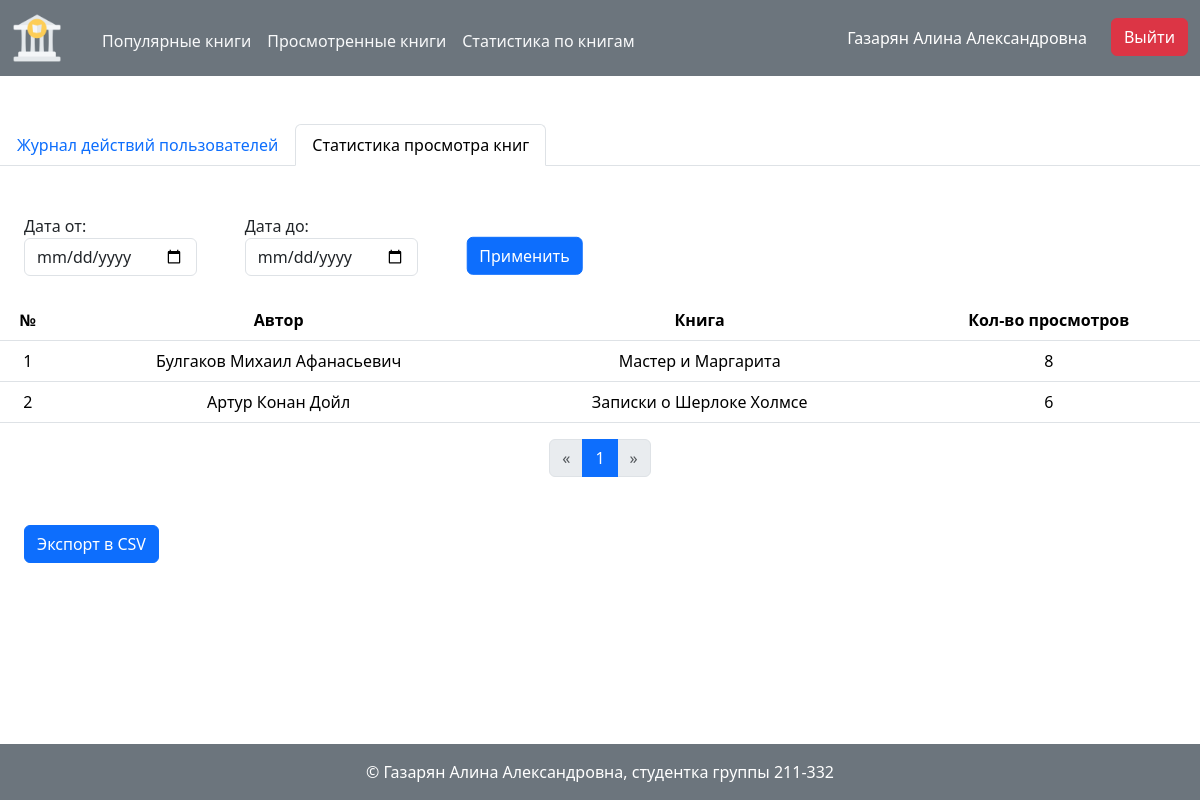
Page /history/books_statistic (signed in) on the earlier database version.
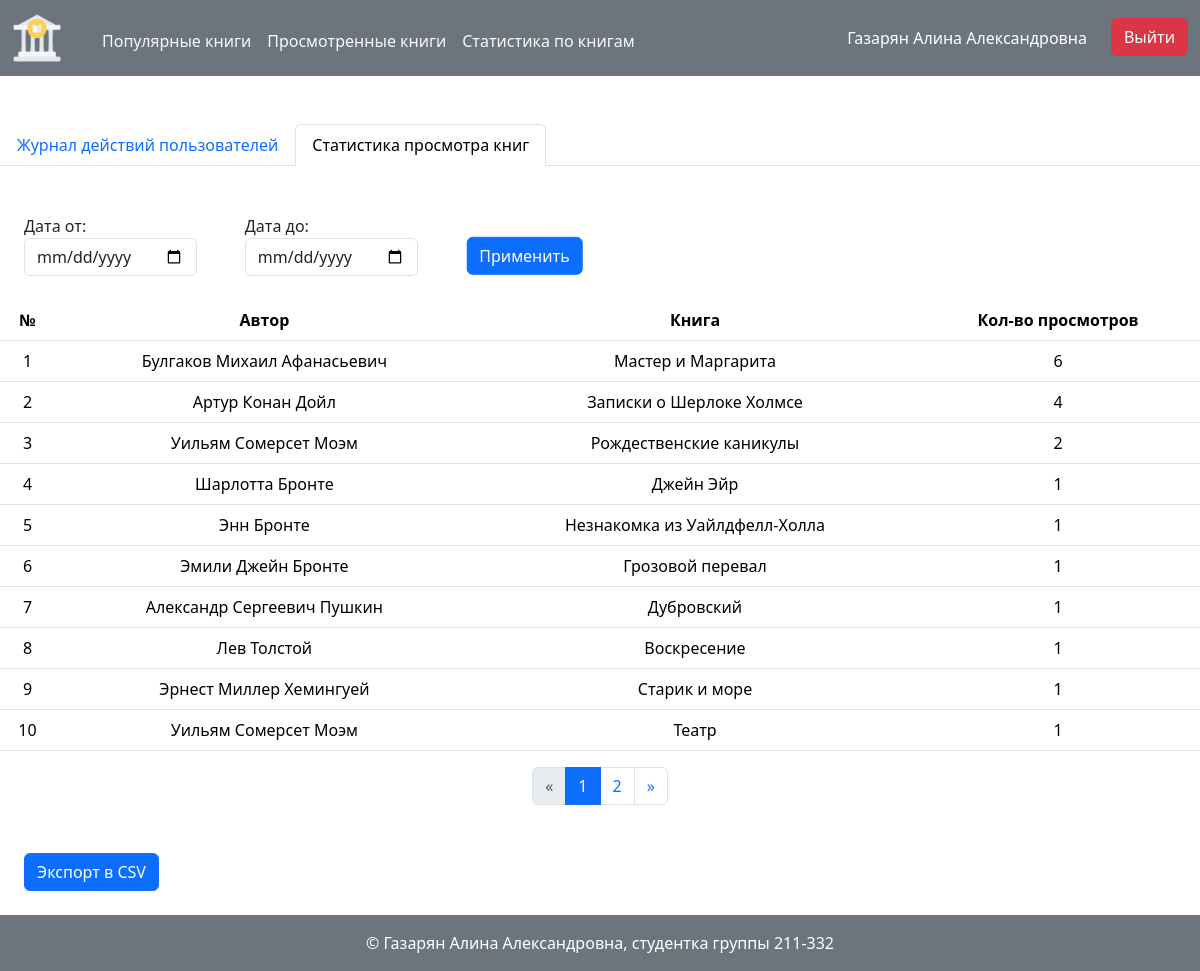
Same page on the later database version.
### models.py (models this page shows, shortened)
class Book(db.Model):
    __tablename__='books'
    id: Mapped[int]=mapped_column(primary_key=True)
    name: Mapped[str]=mapped_column(String(100), unique=True)
    short_desc: Mapped[str]=mapped_column(Text, nullable=False)
    year: Mapped[int]=mapped_column(String(10), nullable=False)
    publisher: Mapped[str]=mapped_column(String(100), nullable=False)
    author: Mapped[str]=mapped_column(String(100), nullable=False)
    volume: Mapped[int]=mapped_column(nullable=False)
    cover_id: Mapped[int]=mapped_column(ForeignKey('images.id'))
    review_of_book: Mapped[List['Review']]=relationship(back_populates='book', cascade='all, delete')
    history_of_book: Mapped[List['History']]=relationship(back_populates='book', cascade='all, delete')

### history.py (the view, shortened to what this page needs)
@bp.route('/books_statistic', methods=['GET', 'POST'])
@login_required
@permission_check('check_logs')
def books_statistic():
    session['save_input_data'] = {}
    page = request.args.get('page', 1, type=int)
    all_records = History.query.with_entities(History.book_id,
        func.count(History.book_id).label('count')).filter(
        History.user_id.isnot(-1)).group_by(
        History.book_id).order_by(desc('count'))
    records = all_records
    pagination = records.paginate(page=page, per_page=PER_PAGE)
    records = pagination.items
    data = list()
    for book_id, count in records:
        book = db.session.query(Book).filter(Book.id == book_id).first()
        data.append({
            'author': book.author,
            'name': book.name,
            'count': count
        })
    all_data = list()
    for book_id, count in all_records:
        book = db.session.query(Book).filter(Book.id == book_id).first()
        all_data.append({
            'author': book.author,
            'name': book.name,
            'count': count
        })
    if request.args.get('download_csv_file'):
        f = make_file(all_data, ['author', 'name', 'count'])
        return send_file(f, mimetype='text/csv', as_attachment=True, download_name='books_statistic.csv')
    return render_template(
        'history/books_statistic.html',
        pagination=pagination,
        data=data
    )

### auth.py (called while the page is built)
def load_user(user_id):
    user = db.session.execute(db.select(User).filter_by(id=user_id)).scalar()
    return user

def permission_check(action):
    def decor(function):
        @functools.wraps(function)
        def wrapper(*args, **kwargs):
            user_id = kwargs.get('user_id')
            user = None
            if user_id:
                user = load_user(user_id)
            if not current_user.can(action, user):
                flash('У вас недостаточно прав для выполнения данного действия', 'warning')
                return redirect(url_for('index'))
            return function(*args, **kwargs)
        return wrapper
    return decor

### models.py (called while the page is built)
    @property
    def is_admin(self):
        return self.role.name == 'Администратор'

    def can(self, action, record = None):
        users_policy = UsersPolicy(record)
        method = getattr(users_policy, action, None)
        return method() if method else False

### users_policy.py (called while the page is built)
    def check_logs(self):
        return current_user.is_admin

### templates/history/books_statistic.html
{% extends 'history/base.html' %}
{% from 'pagination.html' import render_pagination %}
{% block tab_content %}
<form class="d-flex gap-5 mt-5 mb-4 mx-4" method="POST">
    <div class="form-group">
        <label for="date-from">Дата от:</label>
        <input type="date" class="form-control" name="date-from" id="date-from">
    </div>
    <div class="form-group">
        <label for="date-to">Дата до:</label>
        <input type="date" class="form-control" name="date-to" id="date-to">
    </div>
    <div class="form-group">
        <button class="button-book-stat btn btn-primary ms-4 mb-4" type="submit">Применить</button>
    </div>
</form>
<table class="table">
    <thead>
        <tr>
            <th>№</th>
            <th>Автор</th>
            <th>Книга</th>
            <th>Кол-во просмотров</th>
        </tr>
    </thead>
    <tbody>
        {% for item in data %}
            <tr>
                <td>
                    {{loop.index + ((pagination.page - 1) * pagination.per_page)}}
                </td>
                <td>
                  {{ item.get('author') }}
                </td>
                <td>
                    {{ item.get('name') }}
                </td>
                <td>
                    {{ item.get('count') }}
                </td>
            </tr>
        {% endfor %}
    </tbody>
</table>
<div class="mb-5">
    {{ render_pagination(pagination, request.endpoint) }}
</div>
{% if data | length != 0 %}
    <a class="btn btn-primary ms-4 mb-4" href="{{ url_for('history.books_statistic', download_csv_file=True) }}">Экспорт в CSV</a>
{% endif %}
{% endblock %}

Differences in the rows shown:
computed for Book "Булгаков Михаил Афанасьевич": get "8" → "6"
computed for Book "Артур Конан Дойл": get "6" → "4"
added Book: get "Уильям Сомерсет Моэм", get "Рождественские каникулы", get "2"
added Book: get "Шарлотта Бронте", get "Джейн Эйр", get "1"
added Book: get "Энн Бронте", get "Незнакомка из Уайлдфелл-Холла", get "1"
added Book: get "Эмили Джейн Бронте", get "Грозовой перевал", get "1"
added Book: get "Александр Сергеевич Пушкин", get "Дубровский", get "1"
added Book: get "Лев Толстой", get "Воскресение", get "1"
added Book: get "Эрнест Миллер Хемингуей", get "Старик и море", get "1"
added Book: get "Уильям Сомерсет Моэм", get "Театр", get "1"
Other differences:
new list line: "2"
